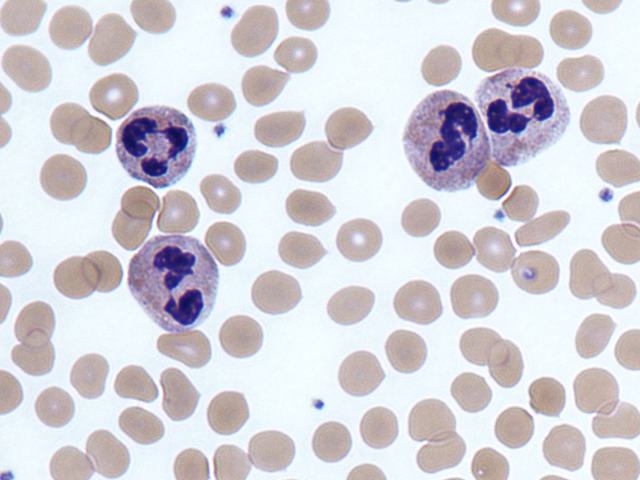
#> input picture ch07/cells.png, 640 x 480 px
$ python threshold1.py
#> lines starting #> are read from the running program, lines starting #| are printed output that depends on the picture; after the words box and inside, x2 and y2 are one past the last pixel; in counts of white or black regions, pixels touching at a corner belong together
import sys
import numpy as np
import cv2


src = cv2.imread('cells.png', cv2.IMREAD_GRAYSCALE)
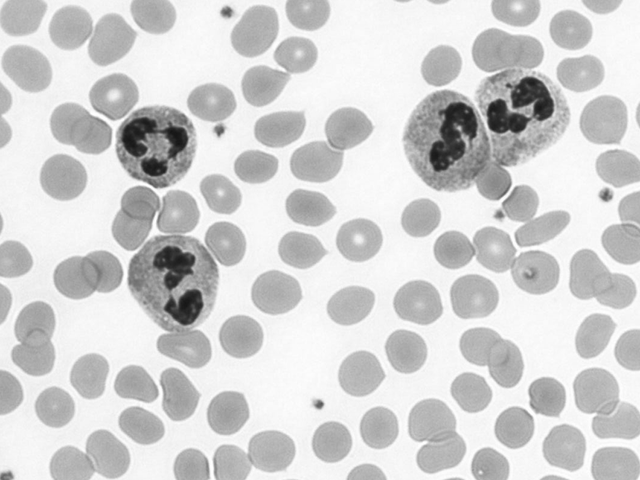
#> src: shape (480, 640); min 21, max 255, mean 209.5

if src is None:
    print('Image load failed!')
    sys.exit()

# _, dst1 = cv2.threshold(src, 100, 255, cv2.THRESH_BINARY)
# _, dst2 = cv2.threshold(src, 210, 255, cv2.THRESH_BINARY)

_, dst1 = cv2.threshold(src, 100, 255, cv2.THRESH_BINARY_INV)
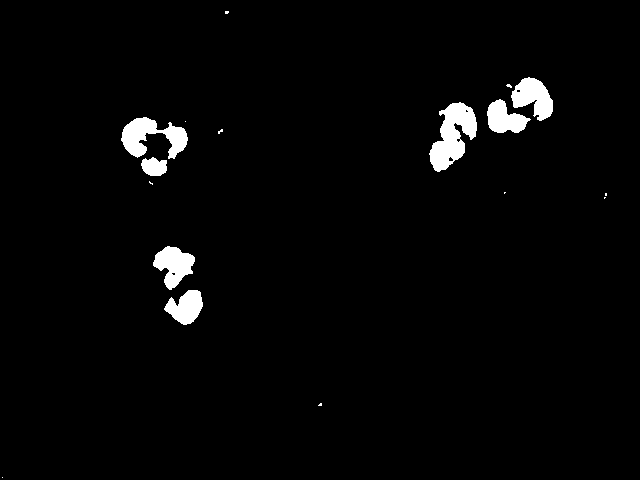
#> dst1: shape (480, 640); 2.5% white; 17 white regions (10 under 20 px), largest, box (x1, y1, x2, y2) and area: (429, 102, 477, 172) 1853, (121, 117, 188, 159) 1448, (511, 77, 553, 121) 1112
_, dst2 = cv2.threshold(src, 210, 255, cv2.THRESH_BINARY_INV)
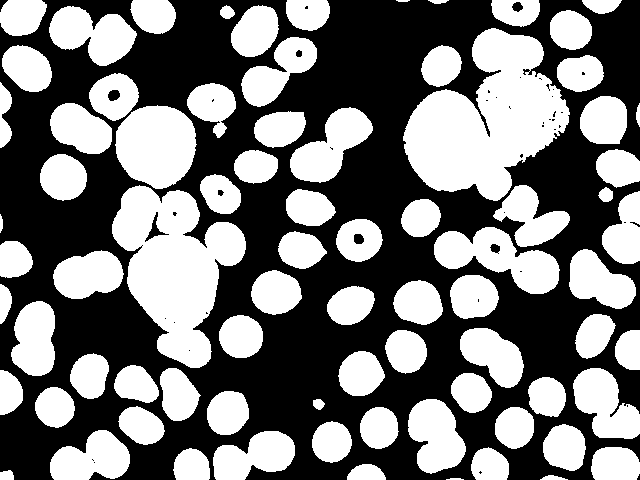
#> dst2: shape (480, 640); 46.6% white; 79 white regions, largest, box (x1, y1, x2, y2) and area: (403, 28, 570, 201) 16495, (112, 185, 246, 368) 13509, (115, 105, 197, 189) 5253
## 반전

cv2.imshow('src', src)
cv2.imshow('dst1', dst1)
cv2.imshow('dst2', dst2)
cv2.waitKey()
cv2.destroyAllWindows()
